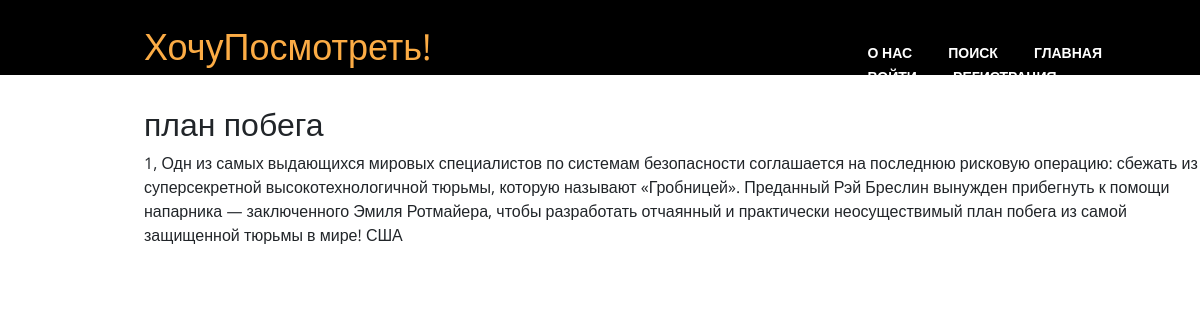
Page /film1/ on the committed database.
### app/models.py (models this page shows, shortened)
class Film(models.Model):
	GENRE = (
	(1, "Боевик"),
	(2, "Вестерн"),
	(3, "Детектив"),
	(4, "Документальный"),
	(5, "Драма"),
	(6, "Комедия"),
	(7, "Мелодрама"),
	(8, "Мультфильм"),
	(9, "Сериал"),
	(10, "Триллер"),
	(11, "Фантастика")
	)
	name = models.CharField(max_length = 100, verbose_name = "название")
	description = models.TextField(verbose_name = "описание")
	country = models.CharField(max_length = 100,
		verbose_name = "страна")
	year = models.PositiveSmallIntegerField(verbose_name = "год")
	genre = models.IntegerField(choices = GENRE, verbose_name = "жанр")
	actors = models.ManyToManyField(Actor, verbose_name = "актеры")
	directors = models.ManyToManyField(Director,
		verbose_name = "режессеры")

### app/views.py (the view)
# urls.py: path('film<int:film_id>/', views.film_detail, name='film_detail'),
def film_detail(request, film_id):
	try:
		film = Film.objects.get(pk = film_id)
	except Film.DoesNotExist:
		raise Http404
	if request.user.is_authenticated == True:
		user = request.user
		try:
			saved = List.objects.get(user_id=user)
		except List.DoesNotExist:
			dic = {
				'film': film,
				'saved': False
				}
			return render(request, "film_detail.html", dic)
		films = saved.films.all()
		if film in films:
			dic = {
			'film': film,
			'saved': True
			}
		else:
			dic = {
			'film': film,
			'saved': False
			}
		return render(request, "film_detail.html", dic)
	else:
		dic = {'film': film}
		return render(request, "film_detail.html", dic)

### app/templates/film_detail.html (shortened to what this page needs)
{% extends "index.html" %}
{% load staticfiles %}
{% block style %}<link rel="stylesheet" href="../static/bootstrap.min.css"><link type="text/css" href="{% static 'style.css' %}" rel="stylesheet">{% endblock %}
{% block main %}
	<h2>{{ film.name }}</h2>
	<div>
		{{ film.genre }},
		{{ film.description }}
		{{ film.country }}
	</div>
{% endblock %}

### app/static/style.css (style rules this page uses)
* { margin: 0; padding: 0; }
body { font-family: 'Open Sans', sans-serif; }

### rows in the picture
Film: name "план побега", genre "1", description "Одн из самых выдающихся мировых специалистов по системам безопасности соглашается на последнюю рисковую операцию: сбежать из суперсекретной высокотехнологичной тюрьмы, которую называют «Гробницей». Преданный Рэй Бреслин вынужден прибегнуть к помощи напарника — заключенного Эмиля Ротмайера, чтобы разработать отчаянный и практически неосуществимый план побега из самой защищенной тюрьмы в мире!", country "США"
